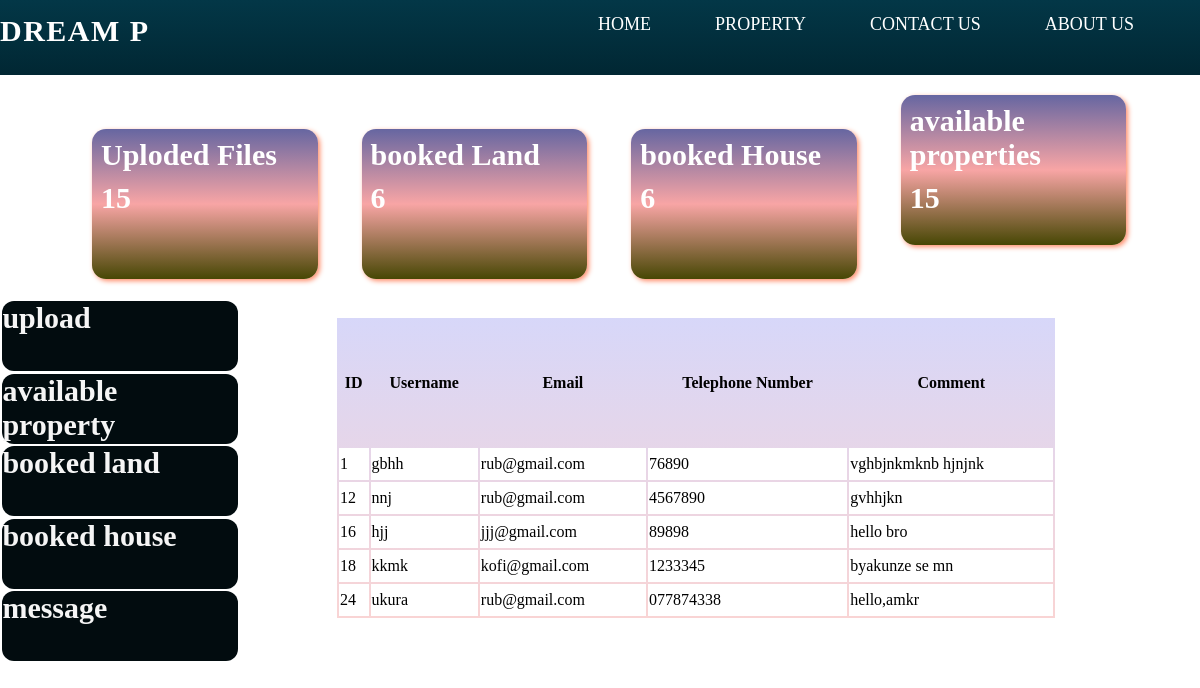
/message.php, run on the app's committed database.
### tables this page shows
CREATE TABLE `uploaded` (
  `idupload` int(11) NOT NULL,
  `file` varchar(255) NOT NULL,
  `category` varchar(255) NOT NULL,
  `province` varchar(255) NOT NULL,
  `district` varchar(255) NOT NULL,
  `sector` varchar(255) NOT NULL,
  `cell` varchar(255) NOT NULL,
  `village` varchar(255) NOT NULL,
  `value` decimal(10,2) NOT NULL,
  `latitude` decimal(9,6) NOT NULL,
  `longitude` decimal(9,6) NOT NULL
);

CREATE TABLE `contact` (
  `id` int(11) NOT NULL,
  `username` varchar(255) NOT NULL,
  `email` varchar(255) NOT NULL,
  `telnbr` varchar(255) NOT NULL,
  `comment` text DEFAULT NULL
);

### message.php (the view, shortened to what this page needs)
<?php include("config.php"); ?>
<?php
    $query = "SELECT COUNT(*) AS total FROM uploaded";
    $result = mysqli_query($con, $query);
    if ($result && mysqli_num_rows($result) > 0) {
        $row = mysqli_fetch_assoc($result);
        $totalCount = $row['total'];
    } else {
        $totalCount = 0;
    }
    $query = "SELECT idupload FROM uploaded ORDER BY idupload DESC LIMIT 1";
$result = mysqli_query($con, $query);
if ($result && mysqli_num_rows($result) > 0) {
    $row = mysqli_fetch_assoc($result);
    $lastId = $row['idupload'];
} else {
    $lastId = 0;
}
$query = "SELECT COUNT(*) AS count FROM property.booked WHERE category = 'land'";
$result = mysqli_query($con, $query);
$row = mysqli_fetch_assoc($result);
$count1 = $row['count'];
?><?php
$query = "SELECT COUNT(*) AS count FROM property.booked WHERE category = 'house'";
$result = mysqli_query($con, $query);
$row = mysqli_fetch_assoc($result);
$count = $row['count'];
?>
<!DOCTYPE html><html><head><title>page2</title>
    <link rel="stylesheet" type="text/css" href="home.css">
    <link rel="stylesheet" href="https://cdnjs.cloudflare.com/ajax/libs/font-awesome/6.4.2/css/all.min.css" />
    </head>
    <body>
        <nav>
            <div class="logo">
       <p>DREAM P</p>
            </div>
            <ul>
           <li><a href="index.php">Home</a></li>
          <li><a href="property.php">property</a></li>
          <li><a href="contact.php">contact us</a></li>
            <li><a href="about.php">about us</a></li></ul>
        </nav>
        <div class="dashboard">
    <div class="dashboard1">
        <p>Uploded Files</p>
        <p><?php echo $lastId; ?></p>
    </div>
    <div class="dashboard1">
        <p>booked Land</p>
        <p><?php echo $count1; ?></p>
    </div>
    <div class="dashboard1">
        <p>booked House</p>
        <p><?php echo $count; ?></p>
    </div>
    <div class="dashboard1">
        <p>available properties</p>
        <p><?php echo $totalCount; ?></p>
    </div>
</div>
    <div class="design1"><div class="design10">
    <a href="upload.php">
  <div class="design11">upload</div>
  </a>
<a href="uploadedfiles.php"><div class="design11">available property</div></a>
        <a href="bookedland.php"><div class="design11">booked land</div></a>
        <a href="bookedhouse.php"><div class="design11">booked house</div></a>
        <a href="message.php"><div class="design11">message</div></a></div>
        <div class="design12"><div class="dashboard4">
            <?php
        $query = "SELECT * FROM contact";
$result = mysqli_query($con, $query);
echo '<table>';
echo '<tr>';
echo '<th>ID</th>';
echo '<th>Username</th>';
echo '<th>Email</th>';
echo '<th>Telephone Number</th>';
echo '<th>Comment</th>';
echo '</tr>';
while ($row = mysqli_fetch_assoc($result)) {
    echo '<tr>';
    echo '<td>' . $row['id'] . '</td>';
    echo '<td>' . $row['username'] . '</td>';
    echo '<td>' . $row['email'] . '</td>';
    echo '<td>' . $row['telnbr'] . '</td>';
    echo '<td>' . $row['comment'] . '</td>';
    echo '</tr>';
}
echo '</table>';
?></div></div>
</body></html>

### home.css (style rules this page uses)
* { margin: 0%; text-decoration: none; }
nav { width: 100%; height: 75px ; background-image: linear-gradient(#033747,#012733); }
nav .logo { margin-top: 1.2%; font-size: 30px; font-weight: bold; float: left; color: white; text-transform: uppercase; letter-spacing: 1.5px; cursor: pointer; }
nav ul { float: right; margin-right: 3%; margin-top: 1.2%; }
nav li { display: inline-block; }
nav li a { font-size: 18px; text-transform: uppercase; padding: 35px 30px; color: white; text-decoration: none; }
.dashboard { margin-left: 6%; }
.dashboard p { font-size: 30px; color: white; font-weight: 700; margin: 4%; }
.dashboard1 { height: 150px; width: 20%; background-image: linear-gradient(rgb(102, 102, 161),rgb(248, 165, 165),rgb(71, 71, 4)); display: inline-block; margin: 20px; border-radius: 14px; box-shadow: 2px 2px 5px #ff8c69; }
.dashboard4 { margin: 19px; margin-bottom: 5%; }
.dashboard4 table { height: 300px; width: 80%; background-image: linear-gradient(rgb(215, 215, 249),rgb(249, 212, 212)); position: relative; margin-left: 6%; margin-bottom: 5%; }
.dashboard4 table td { background-color: white; height: 30px; }
.design11 { height: 70px; width: 98%; background-color: #020c0f; margin:1%; font-size: 30px; font-weight: 800; border-radius: 12px; color: whitesmoke; }
.design10 { height: 600px; width: 20%; float: left; display: inline-block; position: relative; border-radius: 18px; }
.design12 { height: 600px; width: 78%; display: inline-block; float: right; position: relative; border-radius: 18px; }

### data on the page
uploaded: idupload "15"
contact: id "1", username "gbhh", email "rub@gmail.com", telnbr "76890", comment "vghbjnkmknb hjnjnk"
contact: id "12", username "nnj", email "rub@gmail.com", telnbr "4567890", comment "gvhhjkn"
contact: id "16", username "hjj", email "jjj@gmail.com", telnbr "89898", comment "hello bro"
contact: id "18", username "kkmk", email "kofi@gmail.com", telnbr "1233345", comment "byakunze se mn"
contact: id "24", username "ukura", email "rub@gmail.com", telnbr "077874338", comment "hello,amkr"

### other printed values
$count1 "6"
$count "6"
$totalCount "15"
